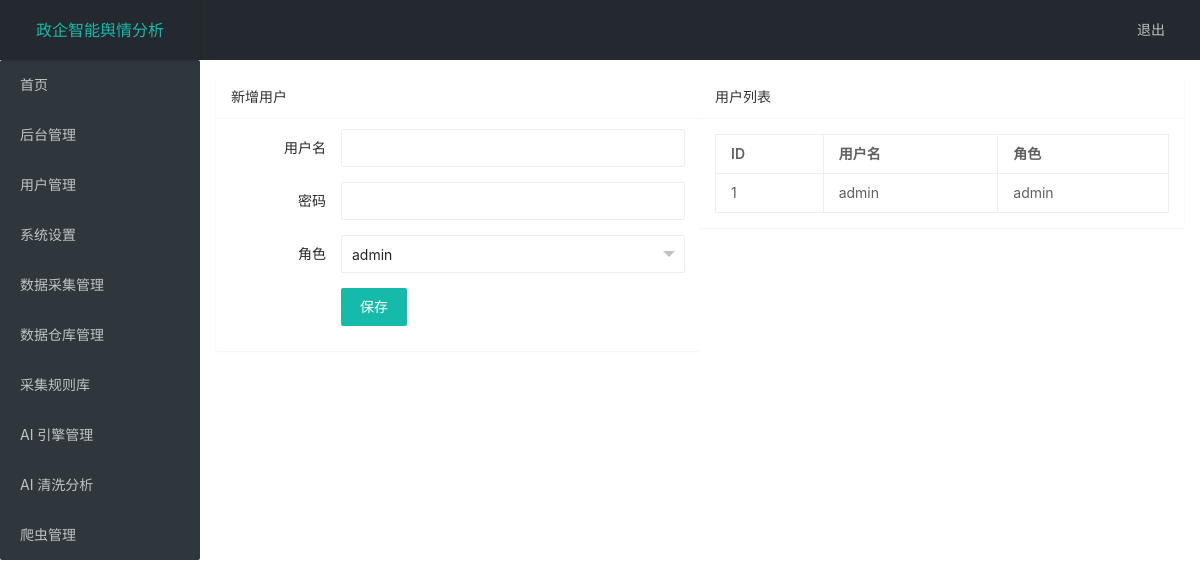
/admin/users (signed in), run on an earlier commit of the app's database.
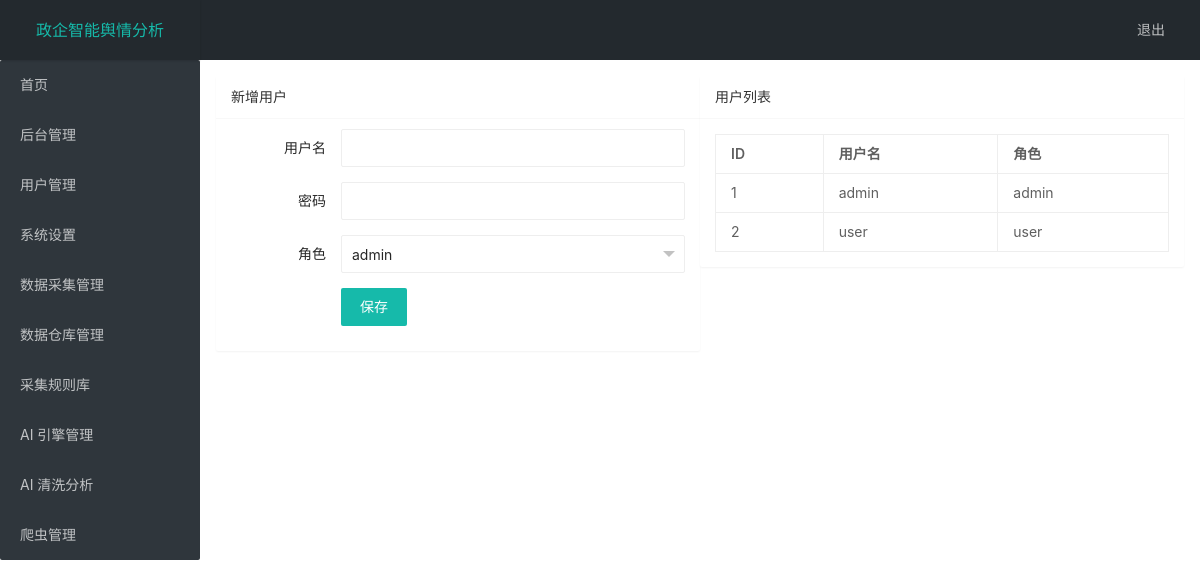
And on a later commit of the database.
### app/models.py (models this page shows, shortened)
class User(UserMixin, db.Model):
    id = db.Column(db.Integer, primary_key=True)
    username = db.Column(db.String(64), unique=True, nullable=False)
    password_hash = db.Column(db.String(256), nullable=False)
    role_id = db.Column(db.Integer, db.ForeignKey('role.id'))
    role = db.relationship('Role')

class Role(db.Model):
    id = db.Column(db.Integer, primary_key=True)
    name = db.Column(db.String(64), unique=True, nullable=False)

### app/admin/routes.py (the view, shortened to what this page needs)
@bp.route('/users', methods=['GET', 'POST'])
@login_required
def users():
    roles = db.session.query(Role).all()
    users = db.session.query(User).all()
    return render_template('admin/users.html', users=users, roles=roles)

### app/admin/routes.py (called while the page is built)
def is_admin():
    return current_user.is_authenticated and current_user.role and current_user.role.name == 'admin'

@bp.before_request
def _check_admin():
    if not is_admin():
        return redirect(url_for('main.index'))

### templates/admin/users.html (shortened to what this page needs)
{% extends 'base.html' %}
{% block content %}
<div class="layui-row">
  <div class="layui-col-md6">
    <div class="layui-card">
      <div class="layui-card-header">新增用户</div>
      <div class="layui-card-body">
        <form class="layui-form" method="post">
          <div class="layui-form-item">
            <label class="layui-form-label">用户名</label>
            <div class="layui-input-block">
              <input type="text" name="username" required class="layui-input">
            </div>
          </div>
          <div class="layui-form-item">
            <label class="layui-form-label">密码</label>
            <div class="layui-input-block">
              <input type="password" name="password" required class="layui-input">
            </div>
          </div>
          <div class="layui-form-item">
            <label class="layui-form-label">角色</label>
            <div class="layui-input-block">
            </div>
          </div>
          <div class="layui-form-item">
            <div class="layui-input-block">
              <button class="layui-btn" lay-submit>保存</button>
            </div>
          </div>
        </form>
      </div>
    </div>
  </div>
  <div class="layui-col-md6">
    <div class="layui-card">
      <div class="layui-card-header">用户列表</div>
      <div class="layui-card-body">
        <table class="layui-table">
          <thead><tr><th>ID</th><th>用户名</th><th>角色</th></tr></thead>
          <tbody>
            {% for u in users %}
            <tr><td>{{ u.id }}</td><td>{{ u.username }}</td><td>{{ u.role.name if u.role else '' }}</td></tr>
            {% endfor %}
          </tbody>
        </table>
      </div>
    </div>
  </div>
</div>
{% endblock %}

What changed in the data, as far as the page shows it:
added User: id "2", username "user", role "user"
